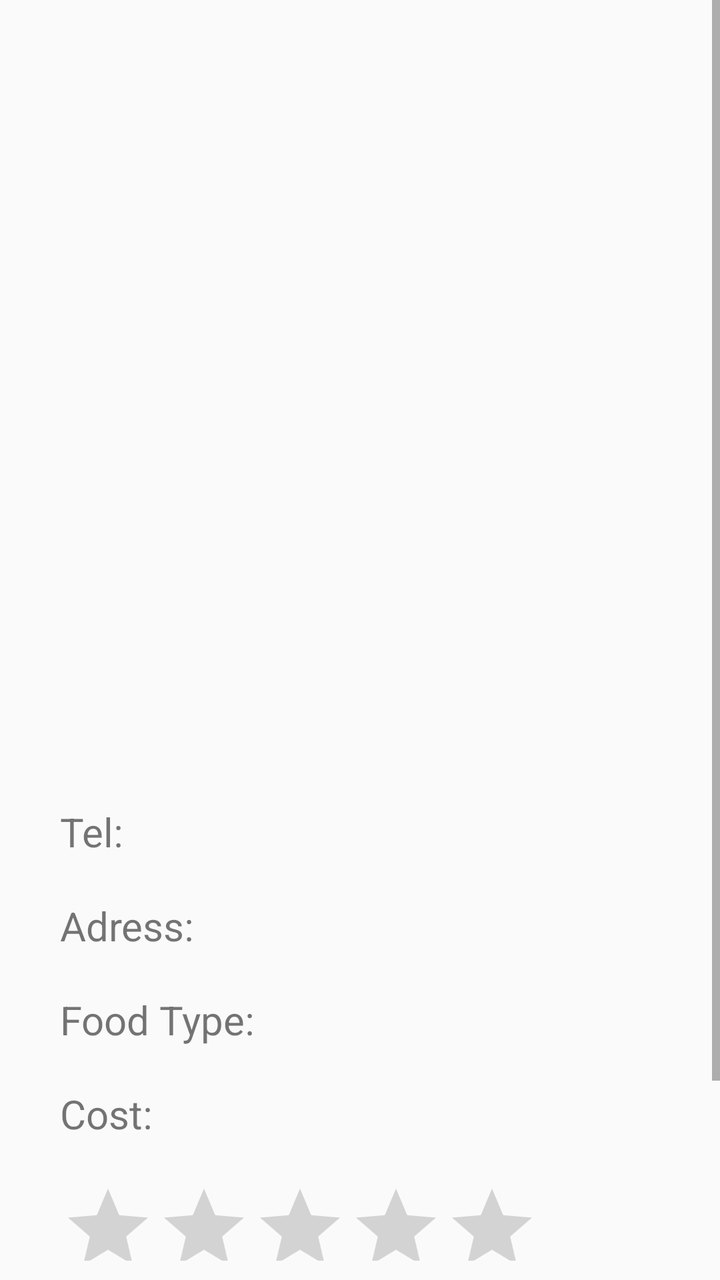
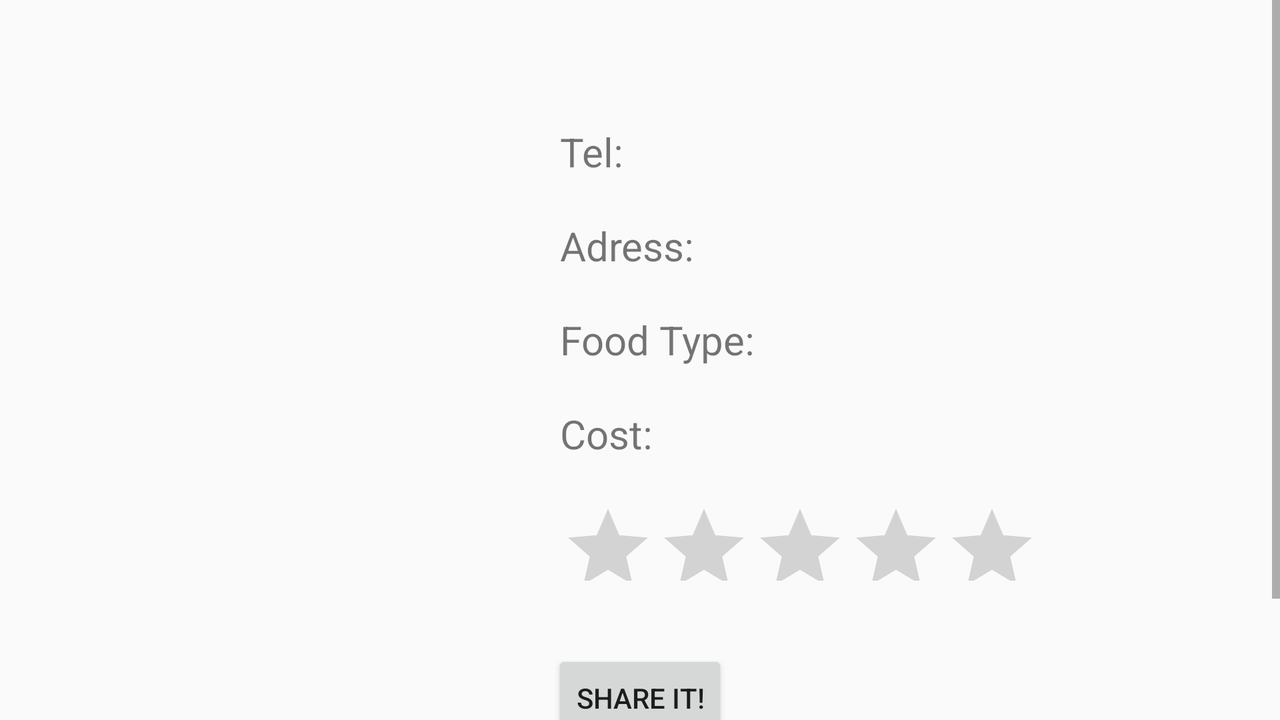

An Android layout and its configuration variant, each rendered on a device that would load it. The default file and the variant file are quoted in full after the pictures.
<!-- AndroidManifest.xml: application theme AppTheme -->
<!-- res/layout/restaurantprofile.xml -->
<?xml version="1.0" encoding="utf-8"?>
<ScrollView xmlns:android="http://schemas.android.com/apk/res/android"
    xmlns:app="http://schemas.android.com/apk/res-auto"
    xmlns:tools="http://schemas.android.com/tools"
    android:layout_width="match_parent"
    android:layout_height="match_parent">

    <RelativeLayout
        android:id="@+id/relativeLayout0"
        android:layout_width="match_parent"
        android:layout_height="wrap_content">

        <ImageView
            android:id="@+id/imageRestaurant"
            android:layout_width="300dp"
            android:layout_height="300dp"
            android:layout_centerHorizontal="true"
            android:layout_gravity="top"
            android:layout_marginTop="20dp"
            android:layout_marginBottom="20dp"
            android:paddingTop="0dp"
            android:paddingBottom="0dp"
            app:layout_constrainedHeight="false"
            tools:layout_editor_absoluteX="0dp" />

        <TextView
            android:id="@+id/restaurantName"
            android:layout_width="wrap_content"
            android:layout_height="wrap_content"
            android:layout_below="@id/imageRestaurant"
            android:layout_centerHorizontal="true"
            android:layout_gravity="center|center_horizontal"
            android:textSize="24sp"
            android:textStyle="bold" />

        <RelativeLayout
            android:id="@+id/relativeLayout3"
            android:layout_width="match_parent"
            android:layout_height="wrap_content"
            android:layout_below="@id/restaurantName"
            android:layout_marginStart="30dp"
            android:layout_marginTop="20dp"
            android:layout_marginBottom="60dp"
            android:gravity="start">

            <TextView
                android:id="@+id/restaurantTelLabel"
                android:layout_width="wrap_content"
                android:layout_height="wrap_content"
                android:layout_gravity="center|center_horizontal"
                android:layout_marginTop="10dp"
                android:labelFor="@id/restaurantTel"
                android:text="Tel:"
                android:textSize="20sp" />

            <TextView
                android:id="@+id/restaurantTel"
                android:layout_width="wrap_content"
                android:layout_height="wrap_content"
                android:layout_gravity="center|center_horizontal"
                android:layout_marginTop="10dp"
                android:layout_toEndOf="@id/restaurantTelLabel"
                android:textSize="20sp" />


            <TextView
                android:id="@+id/restaurantAdressLabel"
                android:layout_width="wrap_content"
                android:layout_height="wrap_content"
                android:layout_below="@id/restaurantTel"
                android:layout_gravity="center|center_horizontal"
                android:layout_marginTop="20dp"
                android:labelFor="@id/restaurantAdress"
                android:text="Adress:"
                android:textSize="20sp" />

            <TextView
                android:id="@+id/restaurantAdress"
                android:layout_width="wrap_content"
                android:layout_height="wrap_content"
                android:layout_below="@id/restaurantTel"
                android:layout_gravity="center|center_horizontal"
                android:layout_marginTop="20dp"
                android:layout_toEndOf="@id/restaurantAdressLabel"
                android:textSize="20sp" />

            <TextView
                android:id="@+id/restaurantFoodTypeLabel"
                android:layout_width="wrap_content"
                android:layout_height="wrap_content"
                android:layout_below="@id/restaurantAdress"
                android:layout_gravity="center|center_horizontal"
                android:layout_marginTop="20dp"
                android:labelFor="@id/restaurantFoodType"
                android:text="Food Type:"
                android:textSize="20sp" />

            <TextView
                android:id="@+id/restaurantFoodType"
                android:layout_width="wrap_content"
                android:layout_height="wrap_content"
                android:layout_below="@id/restaurantAdress"
                android:layout_gravity="center|center_horizontal"
                android:layout_marginTop="20dp"
                android:layout_toEndOf="@id/restaurantFoodTypeLabel"
                android:textSize="20sp" />

            <TextView
                android:id="@+id/restaurantCostLabel"
                android:layout_width="wrap_content"
                android:layout_height="wrap_content"
                android:layout_below="@id/restaurantFoodType"
                android:layout_gravity="center|center_horizontal"
                android:layout_marginTop="20dp"
                android:labelFor="@id/restaurantCost"
                android:text="Cost:"
                android:textSize="20sp" />

            <TextView
                android:id="@+id/restaurantCost"
                android:layout_width="wrap_content"
                android:layout_height="wrap_content"
                android:layout_below="@id/restaurantFoodType"
                android:layout_gravity="center|center_horizontal"
                android:layout_marginTop="20dp"
                android:layout_toRightOf="@id/restaurantCostLabel"
                android:textSize="20dp" />

            <RatingBar
                android:id="@+id/restaurantRate"
                android:layout_width="wrap_content"
                android:layout_height="40dp"
                android:layout_below="@id/restaurantCost"
                android:layout_marginTop="20dp" />

        </RelativeLayout>

        <RelativeLayout
            android:id="@+id/relativeLayout4"
            android:layout_width="match_parent"
            android:layout_height="wrap_content"
            android:layout_marginTop="630dp"
            android:layout_marginBottom="60dp"
            android:gravity="center">

            <Button
                android:id="@+id/sharedButton"
                android:layout_width="wrap_content"
                android:layout_height="wrap_content"
                android:layout_marginTop="20dp"
                android:text="Shared it !" />
        </RelativeLayout>

    </RelativeLayout>
</ScrollView>
<!-- resources referenced by this layout -->
<resources>
  <style name="AppTheme" parent="Theme.AppCompat.Light.DarkActionBar">
          
          <item name="colorPrimary">@color/colorPrimary</item>
          <item name="colorPrimaryDark">@color/colorPrimaryDark</item>
          <item name="colorAccent">@color/colorAccent</item>
          <item name="windowActionBar">false</item>
          <item name="windowNoTitle">true</item>
      </style>
  <color name="colorPrimary">#FFF</color>
  <color name="colorPrimaryDark">#494949</color>
  <color name="colorAccent">#ffaa04</color>
</resources>
<!-- res/layout-land/restaurantprofile.xml (the author's variant of the layout above) -->
<!-- drawn on the phone turned sideways -->
<?xml version="1.0" encoding="utf-8"?>
<ScrollView xmlns:android="http://schemas.android.com/apk/res/android"
    xmlns:app="http://schemas.android.com/apk/res-auto"
    xmlns:tools="http://schemas.android.com/tools"
    android:layout_width="match_parent"
    android:layout_height="match_parent">

    <RelativeLayout
        android:id="@+id/relativeLayout0"
        android:layout_width="match_parent"
        android:layout_height="wrap_content">

        <ImageView
            android:id="@+id/imageRestaurant"
            android:layout_width="250dp"
            android:layout_height="250dp"
            android:layout_centerHorizontal="false"
            android:layout_gravity="top"
            android:layout_marginTop="20dp"
            android:layout_marginBottom="20dp"
            android:paddingTop="0dp"
            android:paddingBottom="0dp"
            app:layout_constrainedHeight="false"
            tools:layout_editor_absoluteX="0dp" />

        <RelativeLayout
            android:id="@+id/relativeLayout3"
            android:layout_width="match_parent"
            android:layout_height="wrap_content"
            android:layout_toRightOf="@id/imageRestaurant"
            android:layout_marginStart="30dp"
            android:layout_marginTop="20dp"
            android:layout_marginBottom="60dp"
            android:gravity="start">

            <TextView
                android:id="@+id/restaurantName"
                android:layout_width="wrap_content"
                android:layout_height="wrap_content"
                android:layout_centerHorizontal="true"
                android:layout_gravity="center|center_horizontal"
                android:textSize="24sp"
                android:textStyle="bold" />

            <TextView
                android:id="@+id/restaurantTelLabel"
                android:layout_width="wrap_content"
                android:layout_height="wrap_content"
                android:layout_below="@+id/restaurantName"
                android:layout_gravity="center|center_horizontal"
                android:layout_marginTop="10dp"
                android:labelFor="@id/restaurantTel"
                android:text="Tel:"
                android:textSize="20sp" />

            <TextView
                android:id="@+id/restaurantTel"
                android:layout_width="wrap_content"
                android:layout_height="wrap_content"
                android:layout_below="@+id/restaurantName"
                android:layout_gravity="center|center_horizontal"
                android:layout_marginTop="10dp"
                android:layout_toEndOf="@id/restaurantTelLabel"
                android:textSize="20sp" />


            <TextView
                android:id="@+id/restaurantAdressLabel"
                android:layout_width="wrap_content"
                android:layout_height="wrap_content"
                android:layout_below="@id/restaurantTel"
                android:layout_gravity="center|center_horizontal"
                android:layout_marginTop="20dp"
                android:labelFor="@id/restaurantAdress"
                android:text="Adress:"
                android:textSize="20sp" />

            <TextView
                android:id="@+id/restaurantAdress"
                android:layout_width="wrap_content"
                android:layout_height="wrap_content"
                android:layout_below="@id/restaurantTel"
                android:layout_gravity="center|center_horizontal"
                android:layout_marginTop="20dp"
                android:layout_toEndOf="@id/restaurantAdressLabel"
                android:textSize="20sp" />

            <TextView
                android:id="@+id/restaurantFoodTypeLabel"
                android:layout_width="wrap_content"
                android:layout_height="wrap_content"
                android:layout_below="@id/restaurantAdress"
                android:layout_gravity="center|center_horizontal"
                android:layout_marginTop="20dp"
                android:labelFor="@id/restaurantFoodType"
                android:text="Food Type:"
                android:textSize="20sp" />

            <TextView
                android:id="@+id/restaurantFoodType"
                android:layout_width="wrap_content"
                android:layout_height="wrap_content"
                android:layout_below="@id/restaurantAdress"
                android:layout_gravity="center|center_horizontal"
                android:layout_marginTop="20dp"
                android:layout_toEndOf="@id/restaurantFoodTypeLabel"
                android:textSize="20sp" />

            <TextView
                android:id="@+id/restaurantCostLabel"
                android:layout_width="wrap_content"
                android:layout_height="wrap_content"
                android:layout_below="@id/restaurantFoodType"
                android:layout_gravity="center|center_horizontal"
                android:layout_marginTop="20dp"
                android:labelFor="@id/restaurantCost"
                android:text="Cost:"
                android:textSize="20sp" />

            <TextView
                android:id="@+id/restaurantCost"
                android:layout_width="wrap_content"
                android:layout_height="wrap_content"
                android:layout_below="@id/restaurantFoodType"
                android:layout_gravity="center|center_horizontal"
                android:layout_marginTop="20dp"
                android:layout_toRightOf="@id/restaurantCostLabel"
                android:textSize="20dp" />

            <RatingBar
                android:id="@+id/restaurantRate"
                android:layout_width="wrap_content"
                android:layout_height="40dp"
                android:layout_below="@id/restaurantCost"
                android:layout_marginTop="20dp" />

        </RelativeLayout>

        <RelativeLayout
            android:id="@+id/relativeLayout4"
            android:layout_width="match_parent"
            android:layout_height="wrap_content"
            android:layout_marginTop="325dp"
            android:layout_marginBottom="60dp"
            android:gravity="center">

            <Button
                android:id="@+id/sharedButton"
                android:layout_width="wrap_content"
                android:layout_height="wrap_content"
                android:layout_marginTop="0dp"
                android:text="Share it!" />
        </RelativeLayout>

    </RelativeLayout>
</ScrollView>
